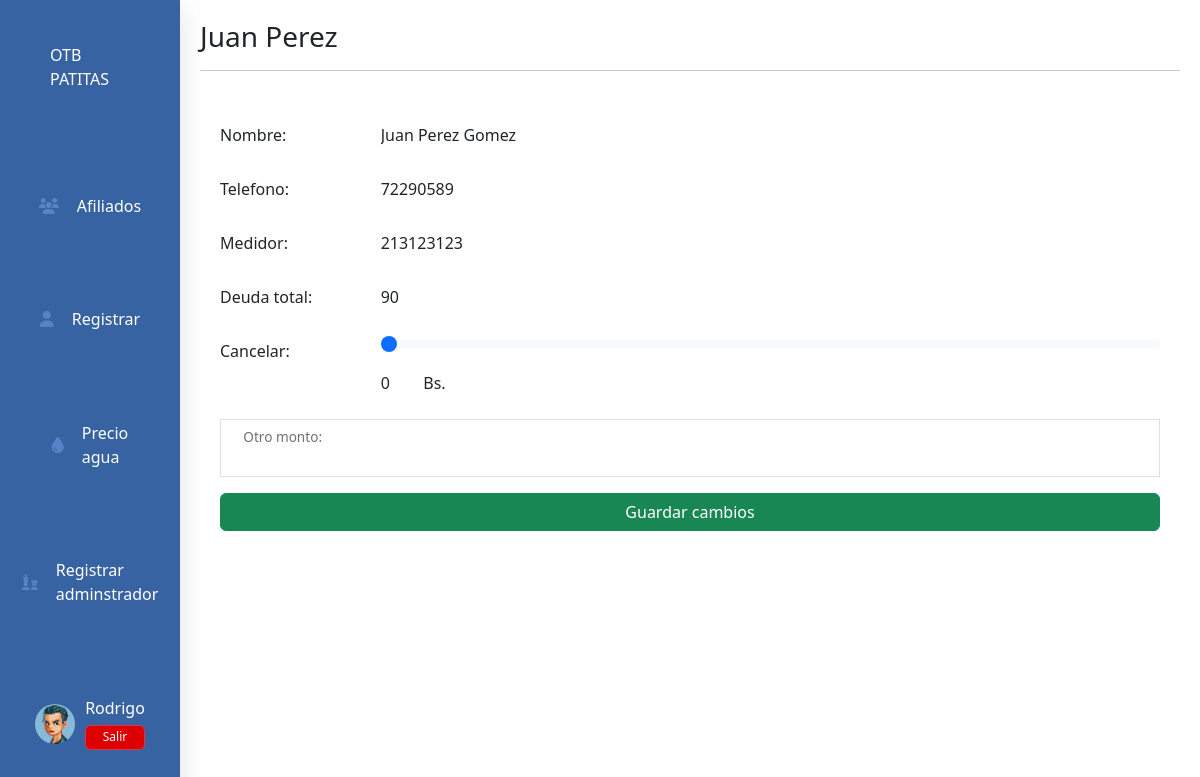
The app's page /vista/cobrar.php?id=26 (signed in) with its own data.
### tables this page shows
CREATE TABLE `afiliado` (
  `id` int(11) NOT NULL,
  `nombre` varchar(50) NOT NULL,
  `paterno` varchar(50) NOT NULL,
  `materno` varchar(50) NOT NULL,
  `telefono` int(50) NOT NULL,
  `registro` varchar(50) NOT NULL,
  `numero_casa` varchar(10) NOT NULL,
  `medidor` int(11) NOT NULL
);

CREATE TABLE `medidor` (
  `id` int(11) NOT NULL,
  `codigo` varchar(50) NOT NULL,
  `deuda` varchar(50) NOT NULL,
  `ubicacion` varchar(50) NOT NULL,
  `precio` int(11) NOT NULL
);

CREATE TABLE `precio` (
  `id` int(11) NOT NULL,
  `agua` int(15) NOT NULL
);

### vista/cobrar.php (the view, shortened to what this page needs)
<?php require_once "../vista/estructura/superior.php";
if (isset($_GET)) {
    if (!empty($_GET['id'])) {
        $id = $_GET['id'];
            require_once "../modelo/bd.php";
            $query = mysqli_query($conexion, "SELECT * FROM afiliado WHERE id = $id");
        }
    }
?>
<link rel="stylesheet" href="../complementos/css/agregar.css">
<section class="container-content">
<?php
  while ($data = mysqli_fetch_assoc($query)) {
    $id = $data['medidor'];
    $query2 = mysqli_query($conexion, "SELECT * FROM `medidor` WHERE id = '$id'");
    $medidor = mysqli_fetch_assoc($query2);
    ?>
      <section class="content-cabecera">
        <h3 class="cabecera-title"><?php echo $data['nombre']; ?> <?php echo $data['paterno']; ?></h3>
        <hr>
      </section>
        <form class="form-data" action="../modelo/mostrar.php" method="POST">
            <div class="mb-3 row">
                <label for="staticEmail" class="col-sm-2 col-form-label" style="font-weight: blod;">Nombre:</label>
                <div class="col-sm-10">
                    <input type="text" readonly class="form-control-plaintext" id="staticEmail" value="<?php echo $data['nombre']; ?> <?php echo $data['paterno']; ?> <?php echo $data['materno']; ?>">
                </div>
            </div>
            <div class="mb-3 row">
                <label for="staticEmail" class="col-sm-2 col-form-label" style="font-weight: blod;">Telefono:</label>
                <div class="col-sm-10">
                    <input type="text" readonly class="form-control-plaintext" id="staticEmail" value="<?php echo $data['telefono']; ?>">
                </div>
            </div>
            <div class="mb-3 row">
                <label for="staticEmail" class="col-sm-2 col-form-label" style="font-weight: blod;">Medidor:</label>
                <div class="col-sm-10">
                    <input type="text" readonly class="form-control-plaintext" id="staticEmail" value="<?php echo $medidor['codigo']; ?>">
                </div>
            </div>
            <div class="mb-3 row">
                <label for="staticEmail" class="col-sm-2 col-form-label" style="font-weight: blod;">Deuda total:</label>
                <div class="col-sm-10">
                    <input type="text" readonly class="form-control-plaintext" name="total" id="total" value="<?php echo $medidor['deuda'];?>">
                </div>
            </div>
            <?php
                $query = mysqli_query($conexion, "SELECT * FROM precio");
                while ($data = mysqli_fetch_assoc($query)) {
              ?>
            <div class="mb-3 row">
                <label for="staticEmail" class="col-sm-2 col-form-label" style="font-weight: blod;">Cancelar:</label>
                <div class="col-sm-10">
                <input type="range" onchange="obtener_cambio()" class="form-range" min="0" max="<?php echo $medidor['deuda']?>" step="<?php echo $data['agua']?>" id="rango">
                <div class="col-1" style="display:flex">
                <input readonly for="staticEmail" class="form-control-plaintext" name="resultado" id="resultado" value="0">
                <label style="margin-top: 9px" class="form-label">Bs.</label>
                </div>
                <?php } ?>
                </div>
            </div>
            <div class="form-floating mb-3">
                <input type="text" class="form-control rounded-0" name="otro" id="otro" onkeypress='return event.charCode >= 48 && event.charCode <= 57'>
                <label class="px-4" for="floatingInput">Otro monto:</label>
            </div>
            <button class="btn btn-success" onclick="enviar()">Guardar cambios</button>
        </form>
      </section>
      <?php } ?>
<?php require_once "../vista/estructura/inferior.php"?>

### complementos/css/superior.css (style rules this page uses)
body { display: flex; flex-direction: row; font-family: 'Poppins', sans-serif; }

### complementos/css/agregar.css (style rules this page uses)
.container-content { display: flex; flex-direction: column; width: 85%; padding: 20px; height: 100vh; overflow: auto; }
.content-cabecera { padding-bottom: 10px; height: 10%; }
.form-data { display: flex; flex-direction: column; justify-content: center; width: 100%; background-color: white; padding: 20px; border-radius: 5px; }

### records on screen
afiliado: nombre "Juan", paterno "Perez", nombre+paterno+materno "Juan Perez Gomez", telefono "72290589", medidor.codigo "213123123", total "90"

### other values on screen
$_SESSION['nombre'] "Rodrigo"
